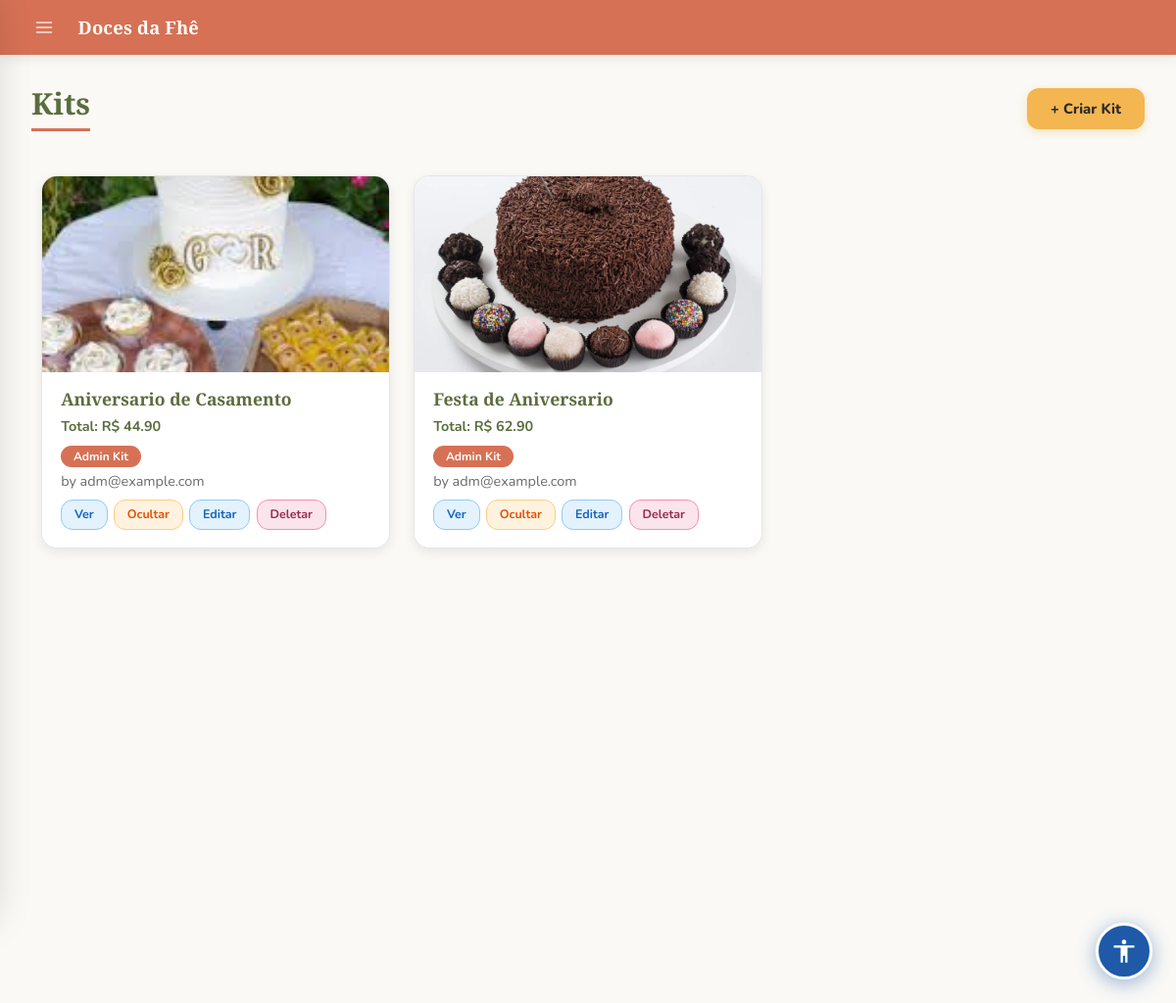
Page /kits (signed in) on the committed database.
### models.py (models this page shows, shortened)
class SiteConfig(db.Model):
    __tablename__ = "site_config"
    id               = db.Column(db.Integer, primary_key=True)
    color_primary    = db.Column(db.String(20), default='#5B6D3D')
    color_secondary  = db.Column(db.String(20), default='#D67155')
    color_accent     = db.Column(db.String(20), default='#F3B651')
    color_dark       = db.Column(db.String(20), default='#932E50')
    color_bg         = db.Column(db.String(20), default='#FAF9F6')
    color_text       = db.Column(db.String(20), default='#2B2B2B')
    color_text_light = db.Column(db.String(20), default='#6B6B6B')
    auth_bg_color1   = db.Column(db.String(20), default='#e8eed8')
    auth_bg_color2   = db.Column(db.String(20), default='#8fa05a')
    font_title   = db.Column(db.String(100), default='Playfair Display')
    font_body    = db.Column(db.String(100), default='Nunito')
    font_size    = db.Column(db.String(10), default='16')
    title_weight = db.Column(db.String(10), default='700')
    body_weight  = db.Column(db.String(10), default='400')
    layout_mode   = db.Column(db.String(20), default='spacious')
    layout_width  = db.Column(db.String(20), default='centered')
    card_columns  = db.Column(db.Integer,    default=3)
    card_gap      = db.Column(db.Integer,    default=20)
    show_carousel = db.Column(db.Boolean,    default=True)
    btn_radius  = db.Column(db.String(10), default='12px')
    card_shadow = db.Column(db.String(10), default='medium')
    navbar_fixed = db.Column(db.Boolean, default=True)
    anim_enabled     = db.Column(db.Boolean, default=True)
    anim_intensity   = db.Column(db.String(10), default='medium')
    anim_duration    = db.Column(db.Integer,    default=220)
    anim_hover_style = db.Column(db.String(20), default='lift')
    site_name   = db.Column(db.String(100), default='Doces da Fhê')
    logo_url    = db.Column(db.String(255), nullable=True)
    logo_height     = db.Column(db.Integer, default=100)
    logo_fit        = db.Column(db.String(20), default='contain')
    carousel_height = db.Column(db.Integer, default=340)
    card_img_height = db.Column(db.Integer, default=200)
    card_radius     = db.Column(db.String(10), default='16px')
    flash_success   = db.Column(db.String(20), default='#ffffff')
    flash_error     = db.Column(db.String(20), default='#f8d7da')
    flash_info      = db.Column(db.String(20), default='#ffffff')
    new_badge_days  = db.Column(db.Integer, default=7)
    new_badge_ativo = db.Column(db.Boolean, default=True)
    blog_primary    = db.Column(db.String(20), default='#5B6D3D')
    blog_accent     = db.Column(db.String(20), default='#932E50')
    blog_bg         = db.Column(db.String(20), default='#f8fafc')
    blog_card_bg    = db.Column(db.String(20), default='#ffffff')
    blog_text       = db.Column(db.String(20), default='#1e293b')
    updated_at      = db.Column(db.DateTime, default=datetime.utcnow, onupdate=datetime.utcnow)

class Kit(db.Model):
    __tablename__ = 'kits'
    id = db.Column(db.Integer, primary_key=True)
    name = db.Column(db.String(200), nullable=False)
    description = db.Column(db.Text, nullable=True)
    created_by = db.Column(
        db.Integer, db.ForeignKey('users.id'), nullable=False)
    is_admin_kit = db.Column(db.Boolean, default=False)   # True = admin kit
    ativo = db.Column(db.Boolean, default=True, nullable=False)
    created_at = db.Column(db.DateTime, default=datetime.utcnow)
    updated_at = db.Column(
        db.DateTime, default=datetime.utcnow, onupdate=datetime.utcnow)
    image_url      = db.Column(db.String(500), nullable=True)
    estoque        = db.Column(db.Integer, default=0, nullable=False)
    estoque_minimo = db.Column(db.Integer, default=5, nullable=False)
    products = db.relationship(
        'KitProduct', backref='kit', cascade='all, delete-orphan')
    creator = db.relationship('User', backref='kits')
    @property
    def total_price(self):
        return sum(kp.product.price * kp.quantity for kp in self.products)

class Product(db.Model):
    __tablename__ = "products"
    id          = db.Column(db.Integer, primary_key=True)
    name        = db.Column(db.String(200), unique=True, nullable=False, index=True)
    description = db.Column(db.String(800), nullable=False)
    image_url   = db.Column(db.String(300))
    price       = db.Column(db.Numeric(10, 2), nullable=False)
    category          = db.Column(db.String(100), nullable=True, default='geral')  # ✅ NOVO
    ativo             = db.Column(db.Boolean, default=True, nullable=False)
    estoque           = db.Column(db.Integer, default=0, nullable=False)
    estoque_minimo    = db.Column(db.Integer, default=5, nullable=False)
    quantidade_minima = db.Column(db.Integer, default=1, nullable=False)
    quantidade_maxima = db.Column(db.Integer, nullable=True)
    created_at     = db.Column(db.DateTime, default=datetime.utcnow)

class KitProduct(db.Model):
    __tablename__ = 'kit_products'
    kit_id = db.Column(db.Integer, db.ForeignKey('kits.id'), primary_key=True)
    product_id = db.Column(db.Integer, db.ForeignKey(
        'products.id'), primary_key=True)
    quantity = db.Column(db.Integer, default=1)
    added_at = db.Column(db.DateTime, default=datetime.utcnow)
    product = db.relationship('Product')

class User(db.Model, UserMixin):
    __tablename__ = "users"
    id       = db.Column(db.Integer, primary_key=True)
    email    = db.Column(db.String(120), unique=True, nullable=False, index=True)
    password = db.Column(db.String(200), nullable=False)
    name     = db.Column(db.String(120), nullable=True)   # ✅ NOVO
    phone    = db.Column(db.String(20), nullable=False)
    cep      = db.Column(db.String(8), nullable=False)
    is_admin = db.Column(db.Boolean, default=False, nullable=False)
    reset_token        = db.Column(db.String(100), unique=True, nullable=True)
    reset_token_expiry = db.Column(db.DateTime, nullable=True)
    created_at = db.Column(db.DateTime, default=datetime.utcnow)

### app.py (the view)
@app.route('/kits')
@login_required
def list_kits():
    if current_user.is_admin:
        kits = Kit.query.order_by(Kit.created_at.desc()).all()
    else:
        kits = Kit.query.filter(
            (Kit.created_by == current_user.id) | (Kit.is_admin_kit == True)
        ).order_by(Kit.created_at.desc()).all()
    return render_template('kits/list.html', kits=kits)

### app.py (called while the page is built)
@login_manager.user_loader
def load_user(user_id):
    return User.query.get(int(user_id))

@app.context_processor
def inject_globals():
    if current_user.is_authenticated:
        total_itens = db.session.query(
            db.func.sum(CarrinhoItem.quantidade)
        ).filter_by(user_id=current_user.id).scalar() or 0
    else:
        total_itens = 0
    site_config = SiteConfig.query.first()
    return dict(carrinho_total=total_itens, site_config=site_config)

### templates/kits/list.html (shortened to what this page needs)
{% extends "admin/base.html" %}
{% block styles %}
<link rel="stylesheet" href="{{ url_for('static', filename='admin.css') }}">
{% endblock %}
{% block content %}
<div class="page-header">
  <h2>Kits</h2>
  {% if current_user.is_admin %}
    <div class="page-header-actions">
      <a href="{{ url_for('create_kit') }}" class="btn-primary">+ Criar Kit</a>
    </div>
  {% endif %}
</div>
{% if kits %}
  <div class="container mt-3">
    <div class="row g-4">
      {% for kit in kits %}
      <div class="col-md-6 col-lg-4">
        <div class="card h-100" {% if not kit.ativo %}style="opacity:0.5;"{% endif %}>
          {% if kit.image_url %}
            <img src="{{ url_for('static', filename=kit.image_url) }}" alt="{{ kit.name }}">
          {% else %}
            <div class="d-flex align-items-center justify-content-center bg-secondary text-white" style="height:200px;">
              No image
            </div>
          {% endif %}
          <div class="card-body">
            <h5>{{ kit.name }}</h5>
            <p><strong>Total: R$ {{ "%.2f"|format(kit.total_price) }}</strong></p>
            {% if kit.is_admin_kit %}
              <span class="badge">Admin Kit</span>
            {% endif %}
            <p class="mt-1" style="font-size:.82rem; color:var(--color-text-light);">
              by {{ kit.creator.email }}
            </p>
            <div class="acoes-wrap mt-2">
              <a href="{{ url_for('view_kit', kit_id=kit.id) }}" class="btn-acao btn-editar">Ver</a>
              {% if current_user.is_admin %}
                <form method="POST" action="{{ url_for('toggle_kit_ativo', kit_id=kit.id) }}" style="display:inline;">
                  <button type="submit" class="btn-acao btn-toggle">
                    {% if kit.ativo %}Ocultar{% else %}Mostrar{% endif %}
                  </button>
                </form>
              {% endif %}
              {% if current_user.is_admin or kit.creator_id == current_user.id %}
                <a href="{{ url_for('edit_kit', kit_id=kit.id) }}" class="btn-acao btn-editar">Editar</a>
                <form method="POST" action="{{ url_for('delete_kit', kit_id=kit.id) }}" style="display:inline;" onsubmit="return confirm('Deletar {{ kit.name }}?')">
                  <button type="submit" class="btn-acao btn-deletar">Deletar</button>
                </form>
              {% endif %}
            </div>
          </div>
        </div>
      </div>
      {% endfor %}
    </div>
  </div>
{% else %}
  <p>Nenhum kit encontrado.
    {% if current_user.is_admin %}Crie seu primeiro kit!{% endif %}
  </p>
{% endif %}
{% endblock %}

### templates/admin/base.html (shortened to what this page needs)
<!DOCTYPE html>
<html>
<head>
  <link href="https://cdn.jsdelivr.net/npm/bootstrap@5.3.0/dist/css/bootstrap.min.css" rel="stylesheet">
  <link rel="stylesheet" href="https://cdnjs.cloudflare.com/ajax/libs/cropperjs/1.6.1/cropper.min.css">
  {% block styles %}{% endblock %}
  <link rel="stylesheet" href="{{ url_for('dynamic_styles') }}">
  {% if not request.path.startswith('/admin') and request.path not in ['/login', '/signup', '/logout', '/forgot-password', '/change-password'] and not request.path.startswith('/reset-password') %}
  <link rel="stylesheet" href="{{ url_for('static', filename='accessibility.css') }}">
  {% endif %}
</head>
<body>
{% if current_user.is_authenticated and current_user.is_admin %}
<div class="topbar">
  <button class="topbar-menu-btn" id="drawerToggle" aria-label="Menu">
    <svg xmlns="http://www.w3.org/2000/svg" width="20" height="20" viewBox="0 0 24 24" fill="none"
         stroke="currentColor" stroke-width="2" stroke-linecap="round" stroke-linejoin="round">
      <line x1="3" y1="6"  x2="21" y2="6"/>
      <line x1="3" y1="12" x2="21" y2="12"/>
      <line x1="3" y1="18" x2="21" y2="18"/>
    </svg>
  </button>
  <span class="topbar-brand">{{ site_config.site_name if site_config else 'Doces da Fhê' }}</span>
</div>
{% endif %}
<div class="acc-content-wrap">
<main id="acc-main-content">
{% block content %}
{% endblock %}
</main>
</div>
{% if not request.path.startswith('/admin') and request.path not in ['/login', '/signup', '/logout', '/forgot-password', '/change-password'] and not request.path.startswith('/reset-password') %}
<label for="acc-open" class="acc-fab" role="button" aria-label="Abrir painel de acessibilidade" title="Acessibilidade">
  <svg xmlns="http://www.w3.org/2000/svg" width="28" height="28" viewBox="0 0 24 24" fill="currentColor">
    <path d="M12 2c1.1 0 2 .9 2 2s-.9 2-2 2-2-.9-2-2 .9-2 2-2zm9 7h-6v13h-2v-6h-2v6H9V9H3V7h18v2z"/>
  </svg>
</label>
{% endif %}
</body>
</html>

### static/admin.css (style rules this page uses)
:root { --color-primary: #5B6D3D; --color-secondary: #D67155; --color-accent: #F3B651; --color-dark: #932E50; --color-bg: #FAF9F6; --color-white: #FFFFFF; --color-text: #2B2B2B; --color-text-light: #6B6B6B; --color-border: #E5E5E5; --color-hover-primary: #4a5932; --color-hover-accent: #d9a13f; --color-hover-secondary: #b85a42; --shadow-sm: 0 2px 6px rgba(0,0,0,.05); --shadow-md: 0 4px 12px rgba(0,0,0,.08); --shadow-lg: 0 8px 20px rgba(0,0,0,.12); --radius-sm: 6px; --radius-md: 10px; --radius-lg: 16px; }
html body { background: var(--color-bg) !important; font-family: 'Nunito', sans-serif !important; margin: 0 !important; padding: 0 !important; }
html body h2 { font-family: 'Playfair Display', serif !important; font-size: 1.9rem !important; color: var(--color-primary) !important; margin: 2rem 2rem 1.2rem !important; padding-bottom: .5rem !important; border-bottom: 3px solid var(--color-secondary) !important; display: inline-block !important; background: none !important; width: auto !important; }
html body .btn-primary, html body a.btn-primary, html body button.btn-primary { background-color: var(--color-accent) !important; border: none !important; color: var(--color-text) !important; border-radius: 12px !important; padding: .6rem 1.5rem !important; font-family: 'Nunito', sans-serif !important; font-weight: 800 !important; font-size: .92rem !important; text-decoration: none !important; transition: background .2s, transform .15s, box-shadow .2s !important; cursor: pointer !important; box-shadow: 0 3px 10px rgba(243,182,81,.35) !important; display: inline-block !important; }
.page-header, .evento-header { display: flex; justify-content: space-between; align-items: center; gap: 1rem; margin: 2rem 2rem 1.8rem; flex-wrap: wrap; }
html body .page-header h2, html body .evento-titulo h2 { font-family: 'Playfair Display', serif !important; font-size: 1.9rem !important; color: var(--color-primary) !important; margin: 0 !important; padding-bottom: .4rem !important; border-bottom: 3px solid var(--color-secondary) !important; display: inline-block !important; }
.page-header-actions, .evento-acoes { display: flex; gap: .8rem; align-items: center; flex-wrap: wrap; flex-shrink: 0; }
.acoes-wrap { display: flex; gap: .4rem; flex-wrap: wrap; align-items: center; }
.btn-acao { display: inline-block; padding: .32rem .8rem; border-radius: 20px; font-size: .78rem; font-weight: 700; text-decoration: none !important; transition: opacity .15s, transform .1s; white-space: nowrap; }
.btn-toggle { background: #fff3e0; color: #e65100; border: 1.5px solid #ffcc80; }
.btn-editar { background: #e3f2fd; color: #1565c0; border: 1.5px solid #90caf9; }
.btn-deletar { background: #fce4ec; color: #932E50; border: 1.5px solid #f48fb1; }
html body .card { background: var(--color-white) !important; border: 1.5px solid var(--color-border) !important; border-radius: var(--radius-lg) !important; box-shadow: var(--shadow-md) !important; overflow: hidden !important; transition: transform .2s, box-shadow .2s !important; }
html body .card img { width: 100% !important; height: 200px !important; object-fit: cover !important; max-width: unset !important; max-height: 200px !important; display: block !important; }
html body .card .card-body { padding: 1.1rem 1.2rem !important; background: var(--color-white) !important; }
html body .card h5, html body .card .card-title { font-family: 'Playfair Display', serif !important; font-size: 1.1rem !important; color: var(--color-primary) !important; margin-bottom: .3rem !important; }
html body .card p { font-size: .9rem !important; color: var(--color-text-light) !important; margin-bottom: .4rem !important; }
html body .card strong { color: var(--color-primary) !important; }
html body .badge, html body .badge.bg-primary { background-color: var(--color-secondary) !important; color: var(--color-white) !important; border-radius: 24px !important; font-size: .75rem !important; padding: .3rem .8rem !important; font-weight: 700 !important; }
html body .container { padding-top: 1rem !important; padding-bottom: 3rem !important; }

### rows in the picture
SiteConfig: site_name "Doces da Fhê"
Kit: image_url (picture), name "Aniversario de Casamento", is_admin_kit "Admin Kit", creator.email "adm@example.com", ativo "Ocultar"
Product: total_price "44.90"
Kit: image_url (picture), name "Festa de Aniversario", is_admin_kit "Admin Kit", creator.email "adm@example.com", ativo "Ocultar"
Product: total_price "62.90"
